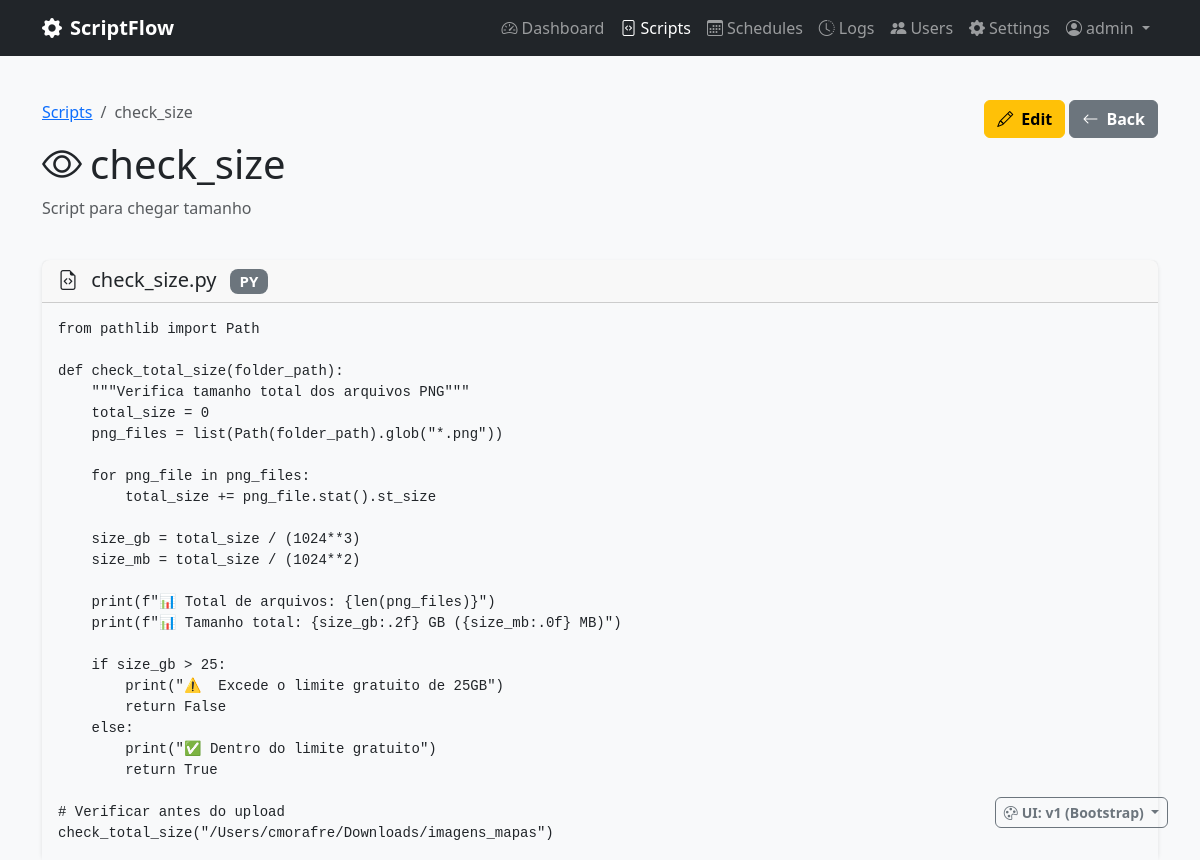
The page /scripts/4/view (signed in) on the database its author committed.
### scriptflow.py (models this page shows, shortened)
class User(UserMixin, db.Model):
    __tablename__ = 'users'
    id = db.Column(db.Integer, primary_key=True)
    username = db.Column(db.String(80), unique=True, nullable=False)
    email = db.Column(db.String(120), unique=True, nullable=False)
    password_hash = db.Column(db.String(255), nullable=False)
    is_admin = db.Column(db.Boolean, default=False, nullable=False)
    can_view_all_data = db.Column(db.Boolean, default=False, nullable=False)
    created_at = db.Column(db.DateTime, default=datetime.now)
    last_login = db.Column(db.DateTime)

class Script(db.Model):
    __tablename__ = 'scripts'
    id = db.Column(db.Integer, primary_key=True)
    name = db.Column(db.String(100), nullable=False)
    description = db.Column(db.Text)
    filename = db.Column(db.String(255), nullable=False)
    file_path = db.Column(db.String(500), nullable=False)
    script_type = db.Column(db.String(10), nullable=False)  # 'py' or 'bat'
    file_size = db.Column(db.Integer)
    created_at = db.Column(db.DateTime, default=datetime.now)
    updated_at = db.Column(db.DateTime, default=datetime.now, onupdate=datetime.now)
    is_active = db.Column(db.Boolean, default=True)
    user_id = db.Column(db.Integer, db.ForeignKey('users.id'), nullable=False)

### scriptflow.py (the view)
@app.route('/scripts/<int:script_id>/view')
@login_required
def view_script(script_id):
    script = Script.query.filter_by(id=script_id, user_id=current_user.id, is_active=True).first_or_404()
    try:
        with open(script.file_path, 'r', encoding='utf-8') as f:
            content = f.read()
    except Exception as e:
        flash(f'Error reading script file: {str(e)}', 'error')
        return redirect(url_for('scripts'))
    return render_template(UIVersionManager.get_template_path('view_script.html'), script=script, content=content)

### config/ui_version.py (called while the page is built)
    @classmethod
    def get_ui_version(cls):
        if request and request.args.get('ui') in ['v1', 'v2']:
            ui_version = request.args.get('ui')
            if session:
                session['ui_version'] = ui_version
            return ui_version
        if session and 'ui_version' in session:
            return session['ui_version']
        env_version = os.environ.get('UI_VERSION', '').lower()
        if env_version in ['v1', 'v2']:
            return env_version
        return cls.DEFAULT_VERSION

    @classmethod
    def get_template_path(cls, template_name):
        ui_version = cls.get_ui_version()
        return f"{ui_version}/{template_name}"

    @classmethod
    def is_modern_ui(cls):
        return cls.get_ui_version() == cls.MODERN_VERSION

    @classmethod
    def get_ui_display_info(cls):
        current_version = cls.get_ui_version()
        is_v2 = current_version == cls.MODERN_VERSION
        return {
            'current_version': current_version,
            'current_label': 'v2 (Modern)' if is_v2 else 'v1 (Bootstrap)',
            'current_icon': 'bi-stars' if is_v2 else 'bi-bootstrap',
            'is_modern': is_v2,
            'switch_to_version': cls.DEFAULT_VERSION if is_v2 else cls.MODERN_VERSION,
            'switch_to_label': 'Switch to v1 (Bootstrap)' if is_v2 else 'Switch to v2 (Modern)',
            'switch_to_icon': 'bi-bootstrap' if is_v2 else 'bi-stars'
        }

### scriptflow.py (called while the page is built)
@app.context_processor
def inject_ui_version():
    try:
        return {
            'ui_info': UIVersionManager.get_ui_display_info(),
            'ui_version': UIVersionManager.get_ui_version(),
            'is_modern_ui': UIVersionManager.is_modern_ui()
        }
    except:
        return {
            'ui_info': {},
            'ui_version': 'v1',
            'is_modern_ui': False
        }

@login_manager.user_loader
def load_user(user_id):
    return db.session.get(User, int(user_id))

### templates/v1/view_script.html (shortened to what this page needs)
{% extends "v1/base.html" %}
{% block content %}
        <div class="row mb-4">
            <div class="col">
                <nav aria-label="breadcrumb">
                    <ol class="breadcrumb">
                        <li class="breadcrumb-item"><a href="{{ url_for('scripts') }}">Scripts</a></li>
                        <li class="breadcrumb-item active">{{ script.name }}</li>
                    </ol>
                </nav>
                <h1><i class="bi bi-eye me-2"></i>{{ script.name }}</h1>
                {% if script.description %}
                <p class="text-muted">{{ script.description }}</p>
                {% endif %}
            </div>
            <div class="col-auto">
                <a href="{{ url_for('edit_script', script_id=script.id) }}" class="btn btn-warning">
                    <i class="bi bi-pencil me-2"></i>Edit
                </a>
                <a href="{{ url_for('scripts') }}" class="btn btn-secondary">
                    <i class="bi bi-arrow-left me-2"></i>Back
                </a>
            </div>
        </div>
        <div class="card">
            <div class="card-header">
                <h5 class="mb-0">
                    <i class="bi bi-file-earmark-code me-2"></i>
                    {{ script.name }}.{{ script.script_type }}
                    <span class="badge bg-secondary ms-2">{{ script.script_type.upper() }}</span>
                </h5>
            </div>
            <div class="card-body p-0">
                <pre class="code-content p-3 mb-0"><code>{{ content }}</code></pre>
            </div>
        </div>
{% endblock %}

### templates/v1/base.html (shortened to what this page needs)
<!DOCTYPE html>
<html lang="en">
<head>
    <link href="https://cdn.jsdelivr.net/npm/bootstrap@5.3.2/dist/css/bootstrap.min.css" rel="stylesheet">
    <link href="https://cdn.jsdelivr.net/npm/bootstrap-icons@1.11.0/font/bootstrap-icons.css" rel="stylesheet">
    <link href="{{ url_for('static', filename='css/app.css') }}" rel="stylesheet">
</head>
<body{% block body_class %}{% endblock %}>
    <nav class="navbar navbar-expand-lg navbar-dark bg-dark fixed-top">
        <div class="container">
            <a class="navbar-brand" href="{{ url_for('dashboard') }}">
                <i class="bi bi-gear-fill me-2"></i>ScriptFlow
            </a>
            <div class="navbar-nav ms-auto">
                <a class="nav-link{% if request.endpoint == 'dashboard' %} active{% endif %}" href="{{ url_for('dashboard') }}">
                    <i class="bi bi-speedometer2 me-1"></i>Dashboard
                </a>
                <a class="nav-link{% if request.endpoint in ['scripts', 'upload_script', 'edit_script', 'view_script'] %} active{% endif %}" href="{{ url_for('scripts') }}">
                    <i class="bi bi-file-code me-1"></i>Scripts
                </a>
                <a class="nav-link{% if request.endpoint in ['schedules', 'create_schedule', 'edit_schedule'] %} active{% endif %}" href="{{ url_for('schedules') }}">
                    <i class="bi bi-calendar3 me-1"></i>Schedules
                </a>
                <a class="nav-link{% if request.endpoint in ['logs', 'view_execution'] %} active{% endif %}" href="{{ url_for('logs') }}">
                    <i class="bi bi-clock-history me-1"></i>Logs
                </a>
                {% if current_user.is_admin %}
                <a class="nav-link{% if request.endpoint in ['manage_users', 'create_user', 'edit_user'] %} active{% endif %}" href="{{ url_for('manage_users') }}">
                    <i class="bi bi-people-fill me-1"></i>Users
                </a>
                {% endif %}
                <a class="nav-link{% if request.endpoint in ['settings', 'python_settings', 'terminal'] %} active{% endif %}" href="{{ url_for('settings') }}">
                    <i class="bi bi-gear-fill me-1"></i>Settings
                </a>
                <div class="nav-item dropdown">
                    <a class="nav-link dropdown-toggle" href="#" role="button" data-bs-toggle="dropdown">
                        <i class="bi bi-person-circle me-1"></i>{{ current_user.username }}
                    </a>
                </div>
            </div>
        </div>
    </nav>
    <main class="container mt-4">
        {% block content %}{% endblock %}
    </main>
    {% if current_user.is_authenticated and current_user.is_admin %}
    <div style="position: fixed; bottom: 2rem; right: 2rem; z-index: 1050;">
        <div class="dropdown">
            <button class="btn btn-outline-secondary btn-sm dropdown-toggle" type="button" data-bs-toggle="dropdown">
                <i class="bi bi-palette me-1"></i>UI: {{ ui_info.current_label or 'v1' }}
            </button>
        </div>
    </div>
    {% endif %}
</body>
</html>

### static/css/app.css (style rules this page uses)
body { background-color: #f8f9fa; padding-top: 76px; }
.navbar-brand { font-weight: 600; }
.card { border: none; box-shadow: 0 2px 4px rgba(0,0,0,0.1); }
.btn, .btn-sm, .btn-lg, .btn-group .btn, .btn-outline-primary, .btn-outline-secondary { border-radius: 6px !important; font-weight: 600; transition: all 0.3s ease; }
.card, .modal-content, .badge, .alert { border-radius: 8px !important; }

### templates/v1/view_script.html (style rules this page uses)
.code-content { font-family: 'Monaco', 'Courier New', monospace; background-color: #f8f9fa; }

### rows shown on the page
User: username "admin"
Script: name "check_size", description "Script para chegar tamanho", script_type "py", script_type "PY"

### other values the page prints
{{ ui_info.current_label or 'v1' }} "v1 (Bootstrap)"
